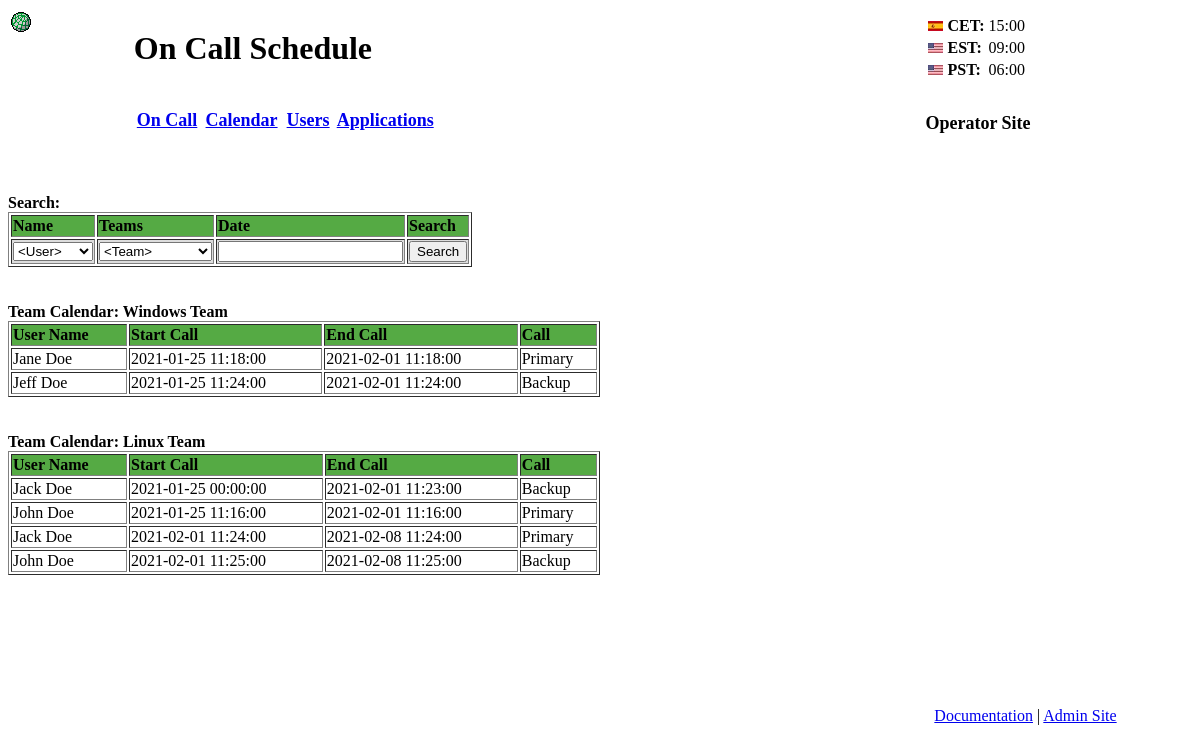
/cal.php, run on the app's committed database.
### tables this page shows
CREATE TABLE `Teams` (
  `tid` int(11) unsigned NOT NULL AUTO_INCREMENT,
  `team_name` char(50) DEFAULT NULL,
  `parent` int(9) DEFAULT NULL,
  PRIMARY KEY (`tid`)
);

CREATE TABLE `Users` (
  `uid` int(11) unsigned NOT NULL AUTO_INCREMENT,
  `name` char(50) DEFAULT NULL,
  `phone1` char(50) DEFAULT NULL,
  `phone2` char(50) DEFAULT NULL,
  `phone3` char(50) DEFAULT NULL,
  `u_tid` int(9) DEFAULT NULL,
  `u_order` int(9) DEFAULT NULL,
  PRIMARY KEY (`uid`)
);

CREATE TABLE `Cal` (
  `cid` int(11) NOT NULL AUTO_INCREMENT,
  `c_uid` int(9) DEFAULT NULL,
  `c_tid` int(9) DEFAULT NULL,
  `date_start` datetime DEFAULT NULL,
  `date_end` datetime DEFAULT NULL,
  `prim` int(2) DEFAULT NULL,
  PRIMARY KEY (`cid`)
);

### cal.php (the view, shortened to what this page needs)
<?php
$db=dbCon();
?>
<b>Search:</b>
<form action="mod.php" method="post">
<table border=1>
	<tr bgcolor="55aa44">
		<td><b>Name</b></td>
		<td><b>Teams</b></td>
                <td><b>Date</b></td>
                <td><b>Search</b></td>
	</tr>
        <tr bgcolor="dddddd" >
                <td>
			<select name="field">
                                <option selected value="" >&lt;User&gt;</option>
			</select>
		</td>
		<td>
                        <select name="teams">
                                <option selected value="" >&lt;Team&gt;</option>
                        </select>
                </td>
                <td>
		        <input type="text" name="date" value="">
		</td>
                <td align="center">
                        <Button TYPE="Submit" Value="Search">Search</button>
                </td>
        </tr>
</table>
</form>
	<?php
$query0="SELECT tid,team_name FROM Teams WHERE tid in (SELECT DISTINCT u_tid FROM Users)";
$result0 = mysqli_query($db,$query0);
$z=0;
while ($line0 = mysqli_fetch_array($result0, MYSQL_ASSOC)) {
	foreach ($line0 as $col_value0) {
		if ( $z == 1 ) {
			$myteam="$col_value0";
			$z=0;
		} else {
			$mytid=$col_value0;
			$z=1;
		}
	}
	$query="SELECT b.cid,a.uid,a.name,b.date_start,b.date_end,b.prim,c.team_name FROM Users a, Cal b, Teams c WHERE a.u_tid=c.tid AND a.uid=b.c_uid AND a.u_tid=$mytid AND current_timestamp <= b.date_end ORDER BY b.date_start, b.prim desc";
	$result = mysqli_query($db,$query);
	echo "<br><br><b>Team Calendar: $myteam</b><br>";
	?>
<table border=1 width=50%>
        <tr bgcolor=55aa44>
                <td><b>User Name</b></td>
                <td><b>Start Call</b></td>
                <td><b>End Call</b></td>
                <td><b>Call</b></td>
        </tr>
<?php
	while ($line = mysqli_fetch_array($result, MYSQL_ASSOC)) {
	    echo "<tr>";
	    $x=0;
	    foreach ($line as $col_value) {
		if ( $x > 2 ) {
			if ( $x == 5 ) {
				echo "<td>";
				if ( $col_value == 1 ) {
                        	        echo "Primary";
				} else {
                	                echo "Backup";
				}
	                        echo "</td>";
			} elseif ( $x == 6 ) {
			} else {
				$mydate= date("Y-m-d H:i:s", strtotime($col_value));
				if ( $x == 4 ) {
					echo "<td> $mydate </td>";
				} else {
					echo "<td> $mydate </td>";
				}
			}
		} else {
			if ( $x == 0 ) {
			} elseif ( $x == 1 ) {
                	} else {
				$query1="SELECT name FROM Users where u_tid=$mytid";
				$result1 = mysqli_query($db,$query1);
				echo "<td width=20%>";
				while ($line1 = mysqli_fetch_array($result1, MYSQL_NUM)) {
					$select="";
					if ( $col_value == $line1[0] ) {
						$select.="$line1[0]";
					} else {
					}
					echo "$select";
				}
				echo "</td>";
			}
		}
		$x++;
    	}
?>
<?php
    echo "</tr>";
}
echo "</table>";
}
?>
<br><br>

### data on the page
teams: team_name "Windows Team"
users: name "Jane Doe", cal.date_start "2021-01-25 11:18:00", cal.date_end "2021-02-01 11:18:00"
users: name "Jeff Doe", cal.date_start "2021-01-25 11:24:00", cal.date_end "2021-02-01 11:24:00"
teams: team_name "Linux Team"
users: name "Jack Doe", cal.date_start "2021-01-25 00:00:00", cal.date_end "2021-02-01 11:23:00", cal.date_start "2021-02-01 11:24:00", cal.date_end "2021-02-08 11:24:00"
users: name "John Doe", cal.date_start "2021-01-25 11:16:00", cal.date_end "2021-02-01 11:16:00", cal.date_start "2021-02-01 11:25:00", cal.date_end "2021-02-08 11:25:00"
